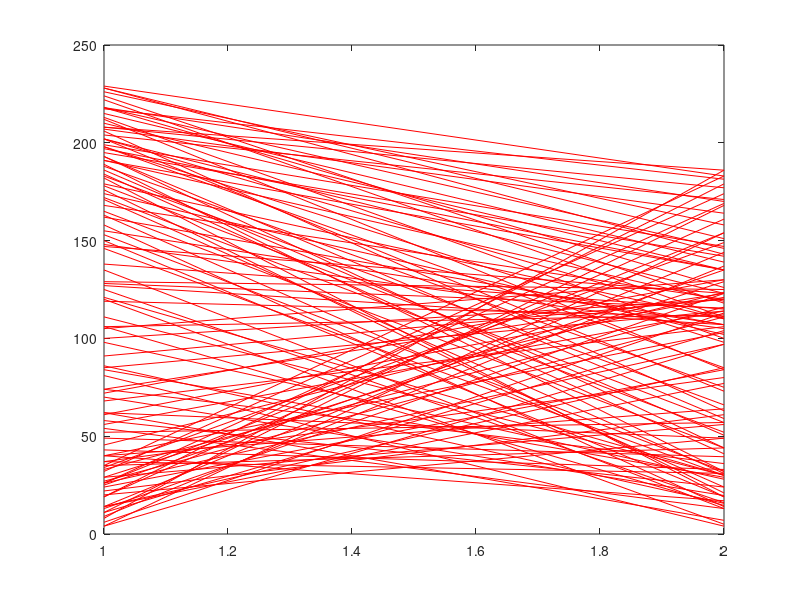
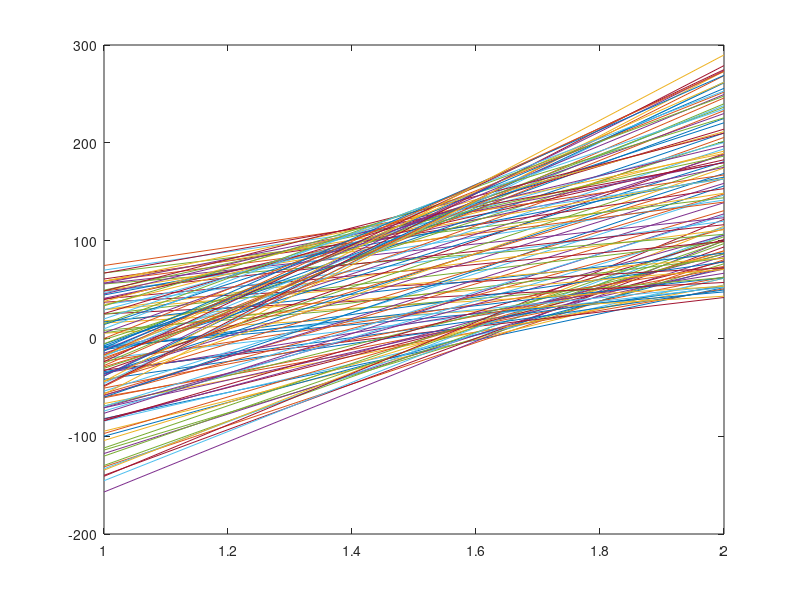
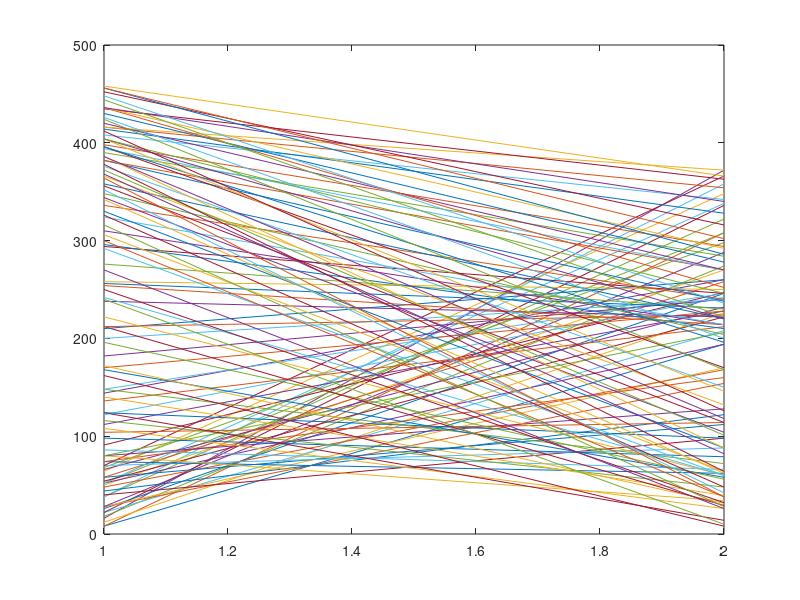
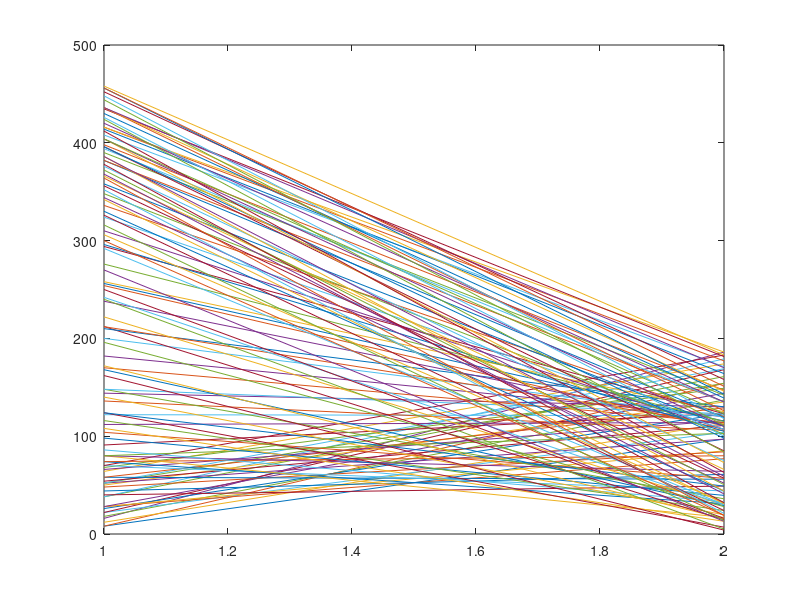

The MATLAB script that drew these images, in order:
clear;clc;
load('Adot.mat');
theta = pi/3;
V = [cos(theta) -sin(theta);sin(theta) cos(theta)];
Y=V*X;
plot(X,'r');%plot(X(:,1),X(:,2),'r');
figure;plot(Y);%plot(Y(:,1),Y(:,2),'b');
Z=V'*Y;
% figure;plot(Z);%plot(Z(:,1),Z(:,2),'Y');
D1=[2 0;0 2];
D2=[2 0;0 1];
D3=[1 0;0 2];
XD1=D1*X;
XD2=D2*X;
XD3=D3*X;
 figure;plot(XD1);%plot(XD1(:,1),XD1(:,2),'k');
 figure;plot(XD2);%plot(XD2(:,1),XD2(:,2),'g');
% figure;plot(XD3);%plot(XD2(:,1),XD2(:,2),'g');
%YD2=D2*Y;
%figure;plot(YD2)
A = V'*D2*V;
XA=A*X;
figure;plot(XA);%plot(XA(:,1),XA(:,2),'Y');
